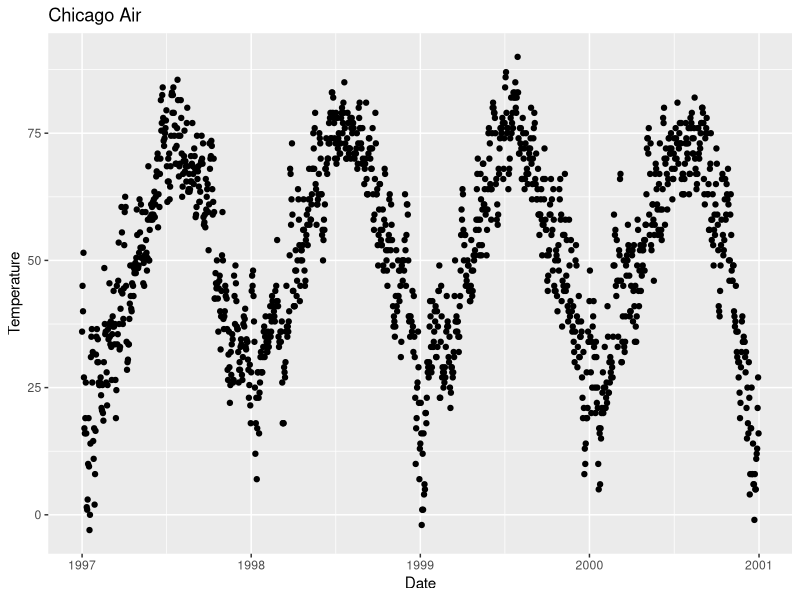
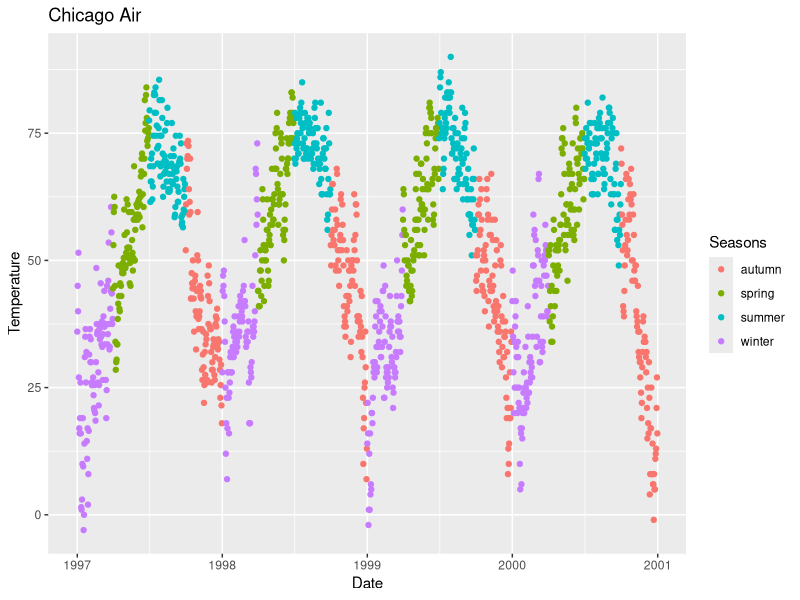
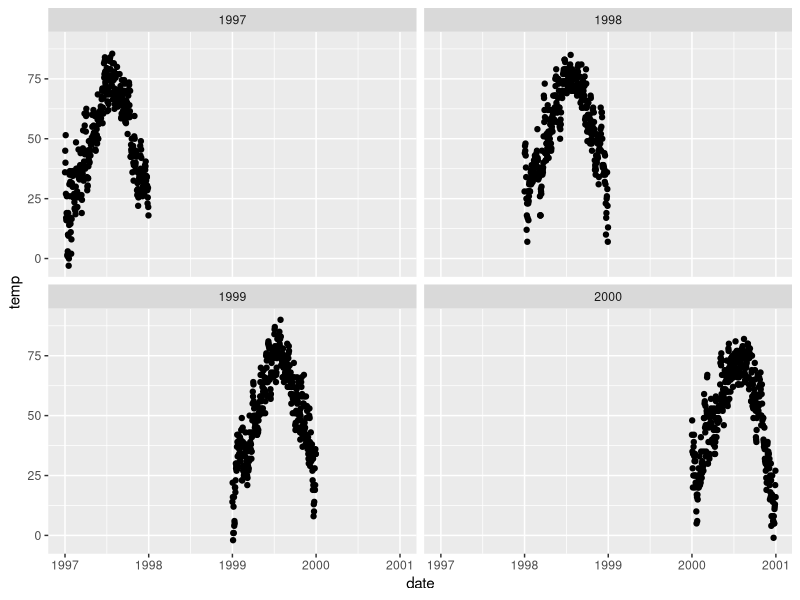
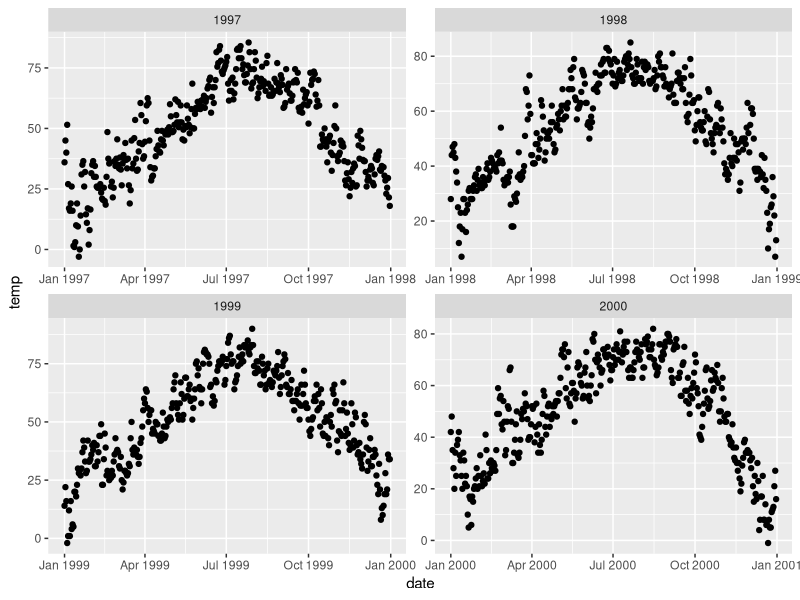
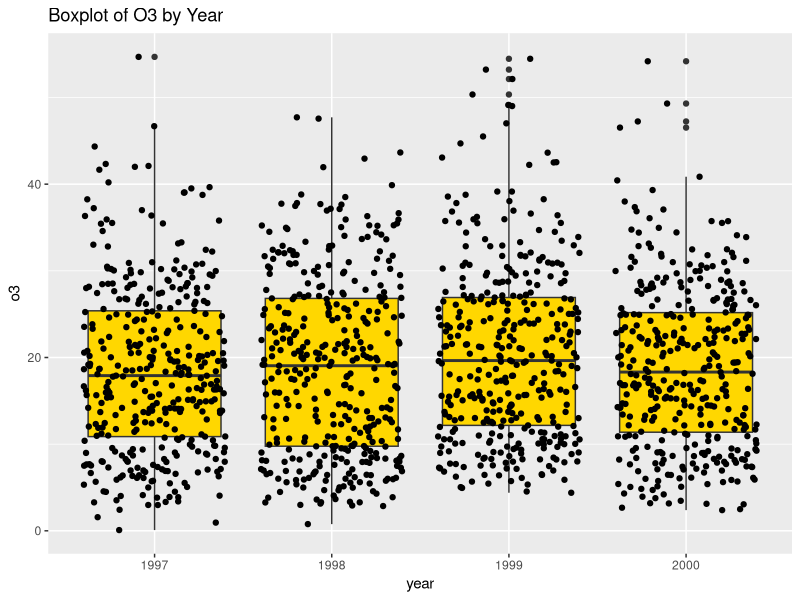
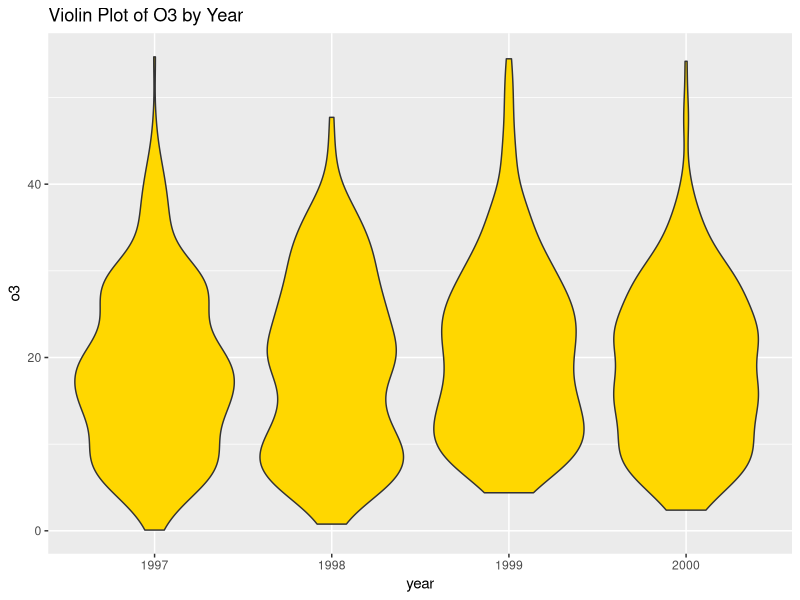

Generate these figures, in order, with R:
##ST 308 Activity 8
##Name: Mallory LaRusso
##Group Members: Aidan McCarthy, Jordan Lewis

#For this activity you will create an R program and upload that program to wolfware. Be sure that your R file adheres to the R file submission guidelines (available on wolfware).

#To Do -- Practice with ggplot.

#-------------------------------------------------------------------------------

#1. Set working directory. Run given code to read in data.
# recreate the scatterplot below using ggplot. x axis label = "Date", y axis label = "Temperature"

setwd("/Users/mallorylarusso/Desktop/Spring 2019/ST 308 (R)/Topic 9")
library(tidyverse)
nmmaps <- read_csv("chicagodata.csv")
nmmaps$date <- as.Date(nmmaps$date)
nmmaps$year <- substring(nmmaps$date, 1, 4)

a <- ggplot(data = nmmaps, aes(x = date, y = temp))
a + geom_point() + xlab("Date") + ylab("Temperature") + ggtitle("Chicago Air")


#2. Make another scatterplot as in Q1 but color the points on plot based on season the observation was taken in.
# Change title of legend. 
a + geom_point(aes(color = season)) + xlab("Date") + ylab("Temperature") + ggtitle("Chicago Air") + labs(color = 'Seasons')


#3. Create 2 x 2 multi-panel plot using facet_wrap, each sub-panel includes data for a certian year.

a + geom_point() + facet_wrap("year")


#4. Create a plot like question three but the scales can "roam free". 

a + geom_point() + facet_wrap("year", scales = "free")


#5. Recreate given boxplot for o3 by year. Color of box = gold1.

b <- ggplot(data = nmmaps, aes(x=year, y=o3))

b + geom_boxplot(fill = "gold1") + geom_point(position = "jitter") + ggtitle("Boxplot of O3 by Year")


#6. Recreate plot below for o3 of each year.

b + geom_violin(fill = "gold1") + ggtitle("Violin Plot of O3 by Year")
